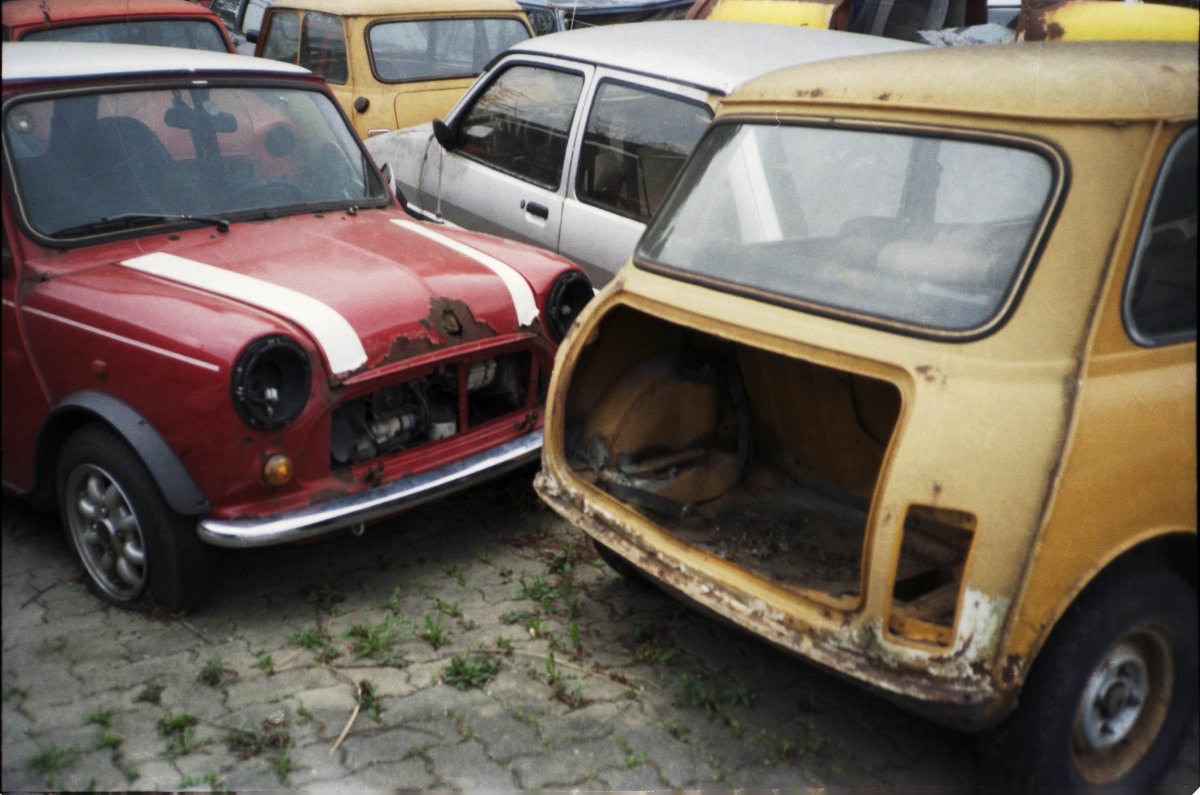
#> input picture sample.jpg, 1200 x 795 px
$ jupyter execute pythontitan.ipynb
#> lines starting #> are read from the running program, lines starting #| are printed output that depends on the picture
<h2>Opening and Resizing an Image</h2>

[cell 1]
from PIL import Image
pic= Image.open("sample.jpg") # open colour image
#> pic is the input picture: PIL image 1200x795 RGB; mean R, G, B 109.7, 99.2, 89.1

[cell 2]
x, y = pic.size
#> x = 1200; y = 795
x //= 5
#> x = 240
y //= 5
#> y = 159
smaller = pic.resize((x, y))
smaller

<h3>Export as JPEG</h3>

[cell 3]
outfile ="smaller.jpg"
try:
    smaller.save(outfile)
except IOError:
    print("cannot convert", outfile)

<h2>B&W Conversion</h2>

[cell 4]
better_file = smaller.convert("L") # convert image to B&W
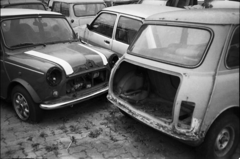
#> better_file: PIL image 240x159 L; min 1, max 251, mean 101.2
better_file

[cell 5]
#Auto Constrast
from PIL import ImageOps
with_constrast = ImageOps.autocontrast(better_file)
with_constrast

<h2>Convert a negative to a positive</h2>

[cell 6]
im_invert = ImageOps.invert(better_file)
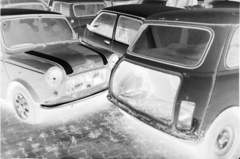
#> im_invert: PIL image 240x159 L; min 4, max 254, mean 153.8
im_invert

<h3>Transposing an image</h3>
<p>To rotate the image in 90 degree steps, you can either use the rotate() method or the transpose() method. The latter can also be used to flip an image around its horizontal or vertical axis.</p>

[cell 7]
out = smaller.transpose(Image.FLIP_LEFT_RIGHT)
out

[cell 8]
out = smaller.transpose(Image.FLIP_TOP_BOTTOM)
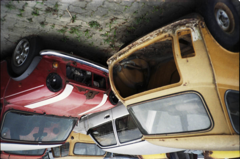
#> out: PIL image 240x159 RGB; mean R, G, B 109.7, 99.3, 89.1
out

[cell 9]
out = smaller.transpose(Image.ROTATE_90)
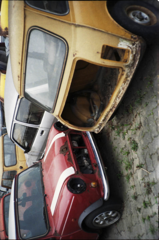
#> out: PIL image 159x240 RGB; mean R, G, B 109.7, 99.3, 89.1
out

[cell 10]
out = smaller.transpose(Image.ROTATE_180)
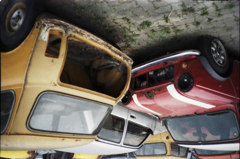
#> out: PIL image 240x159 RGB; mean R, G, B 109.7, 99.3, 89.1
out

[cell 11]
out = smaller.transpose(Image.ROTATE_270)
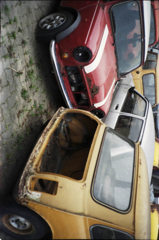
#> out: PIL image 159x240 RGB; mean R, G, B 109.7, 99.3, 89.1
out

<h2>Filters - Add Details</h2>

[cell 12]
from PIL import ImageFilter
details = smaller.filter(ImageFilter.DETAIL)
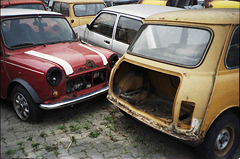
#> details: PIL image 240x159 RGB; mean R, G, B 109.7, 99.3, 89.1


from PIL import ImageEnhance
enh = ImageEnhance.Contrast(details)
enh.enhance(1.3).show("30% more contrast")

details

<h2>Filters - Edge Detection etc...</h2>

[cell 13]
edges = smaller.filter(ImageFilter.FIND_EDGES)
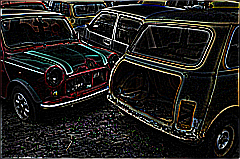
#> edges: PIL image 240x159 RGB; mean R, G, B 32.8, 31.5, 29.4
edges

[cell 14]
bands = edges.split()
bands[0]
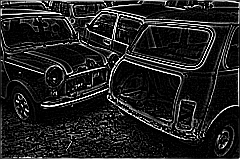
#> Out: PIL image 240x159 L; min 0, max 255, mean 32.8

<h3>Create a thumbnail</h3>

[cell 15]
size = (128, 128)
try:
    smaller.thumbnail(size)
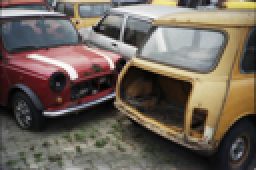
#> smaller: PIL image 128x85 RGB (shown 2 times larger); mean R, G, B 109.8, 99.3, 89.1
    smaller.save("thumbnail.jpg", "JPEG")
except IOError:
    print("cannot create thumbnail for", outfile)
